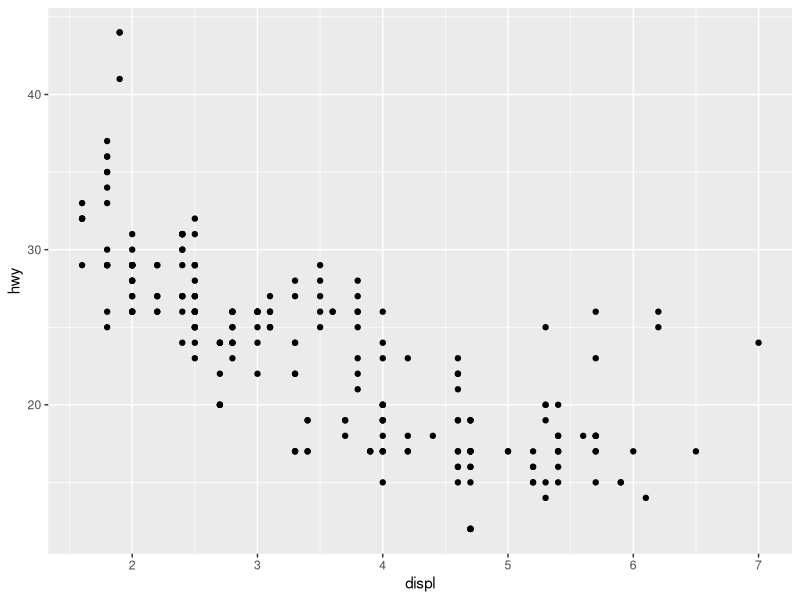
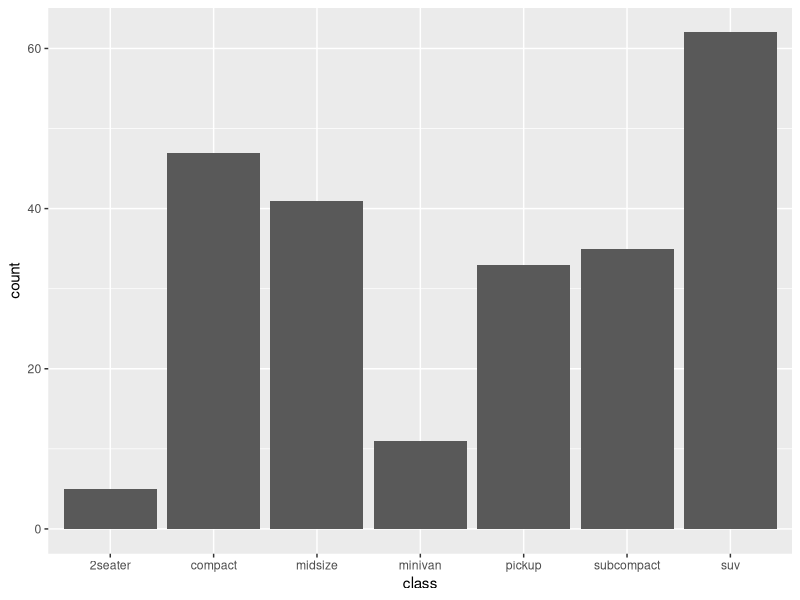

Recreate these plots in R, in order.
## ---- chunk 1
#| label: load-packages
#| message: false

library(tidyverse)
## ---- chunk 2
ggplot(data = mpg) + 
  geom_point(mapping = aes(x = displ, y = hwy))
## ---- chunk 3
my_bar_plot <- ggplot(mpg, aes(x = class)) +
  geom_bar()
my_scatter_plot <- ggplot(mpg, aes(x = cty, y = hwy)) +
  geom_point()
ggsave(filename = "mpg-plot.png", plot = my_bar_plot)
